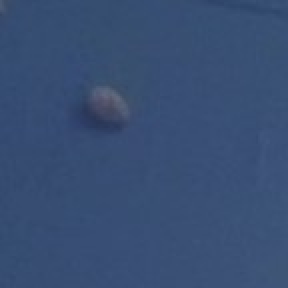
#> input picture Training/0/01.jpg, 144 x 144 px (shown 2 times larger); its folder holds 3 pictures in this run
$ python convert_data.py   (Python 2 division)   (older library calls are emulated)
#> lines starting #> are read from the running program, lines starting #| are printed output that depends on the picture
#!/usr/bin/env python
#coding=utf-8

'''
This script read all the files with given postfix image
and save label and image data in a ".mat" file.
Names of the images contain labels. For example in "DanJ_060_000.jpg",
60 and 0 are chosen as the label.

'''
import os
import cv2
import scipy.io as scio
import numpy as np

def case_insensitive_sort(liststring):
        listtemp = [(x.lower(),x) for x in liststring]
        listtemp.sort()
        return [x[1] for x in listtemp]

class ScanFile(object):
    def __init__(self,directory,prefix=None,postfix=None):
        self.directory=directory
        self.prefix=prefix
        self.postfix=postfix

    def scan_files(self):

        print "Scan started!"
        files_list=[]

        for dirpath,dirnames,filenames in os.walk(self.directory):
            '''''
            dirpath is a string, the path to the directory.
            dirnames is a list of the names of the subdirectories in dirpath (excluding '.' and '..').
            filenames is a list of the names of the non-directory files in dirpath.
            '''
	    counter = 0
	    list=[]
            for special_file in filenames:
                if self.postfix:
                    special_file.endswith(self.postfix)
                    files_list.append(os.path.join(dirpath,special_file))
                elif self.prefix:
                    special_file.startswith(self.prefix)
                    files_list.append(os.path.join(dirpath,special_file))
                else:
		    counter += 1
		    list.append(os.path.join(dirpath,special_file))
                    #files_list.append(os.path.join(dirpath,special_file))
		    #print counter


	    if counter > 2:
		    print "Found ",counter," files"
		    files_list.extend(list)
#> pass 2 of the loop in scan_files, `for dirpath,dirnames,filenames in os.walk(self.directory):`:
#> pass 3 of the loop in scan_files, `for dirpath,dirnames,filenames in os.walk(self.directory):`:

        files_list=case_insensitive_sort(files_list)

        return files_list

    def scan_subdir(self):
        subdir_list=[]
        for dirpath,dirnames,files in os.walk(self.directory):
            subdir_list.append(dirpath)
        return subdir_list

if __name__=="__main__":

    sobel_mode = 0 #NOTE: change the path below

    dir="/home/clarence/Desktop/OceanMiner/Training"
    #dir="/home/clarence/Desktop/OceanMiner/Testing"

    save_fn = '/home/clarence/Desktop/OceanMiner/Training/training_data_ocean_miner_48_48_gray.mat'
    #save_fn = "/home/clarence/Desktop/OceanMiner/Testing/testing_data_ocean_miner_48_48_gray.mat"
    #save_fn = '/home/clarence/Desktop/OceanMiner/Training/training_data_ocean_miner_48_48_sobel.mat'
    #save_fn = '/home/clarence/Desktop/OceanMiner/Testing/testing_data_ocean_miner_48_48_sobel.mat'


    scan=ScanFile(dir)
    #subdirs=scan.scan_subdir()
    files=scan.scan_files()
    #print files

    #get numbers of .jpg
    files_num = 0
    for file in files:
        if os.path.splitext(file)[1] == '.png' or os.path.splitext(file)[1] == '.jpg':
            files_num += 1

    print files_num

    #cv2.namedWindow("Image")

    image_row = 48
    image_col = 48


    data_array = np.ones( (files_num,image_row*image_col), dtype=np.int16 )
    label_array = np.ones( (files_num,1), dtype=np.int16 )

    counter = 0

    for file in files:
        if os.path.splitext(file)[1] == '.png' or os.path.splitext(file)[1] == '.jpg':
            #print file
            img = cv2.imread(file,1)
#> img is the input picture: shape (144, 144, 3); mean B, G, R 115.3, 78.5, 56.2
            img_gray = cv2.cvtColor(img, cv2.COLOR_BGR2GRAY)
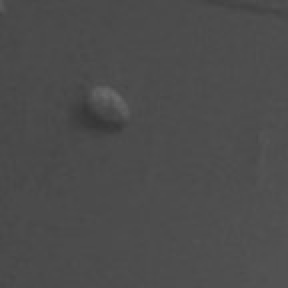
#> img_gray: shape (144, 144) (shown 2 times larger); min 54, max 105, mean 76.2
            img_standard =cv2.resize(img_gray,(image_row,image_col),interpolation=cv2.INTER_CUBIC)
            img_sobel = cv2.Sobel(img_standard,cv2.CV_8U,1,0,ksize=3)
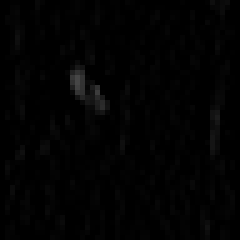
#> img_sobel: shape (48, 48) (shown 5 times larger); min 0, max 70, mean 2.4
            #img_sobel2 = cv2.Sobel(img_standard,cv2.CV_8U,0,1,ksize=3)

            label = file.split('/')[-2] .split('/')[-1]
            print label

            label_array[counter, 0] = int(label)


            for i in range(image_row):
                for j in range(image_col):
                    if sobel_mode == 1:
                        data_array[counter,i*image_row+j] = img_sobel[i,j] #/ 2 + img_sobel2[i,j] / 2
                    else:
                        data_array[counter,i*image_row+j] = img_standard[i,j]

            counter += 1

            if sobel_mode == 1:
                cv2.imshow("Image", img_sobel)
            else:
                cv2.imshow("Image", img_standard)
            cv2.waitKey(10)
#> pass 2 of the loop `for file in files:`:
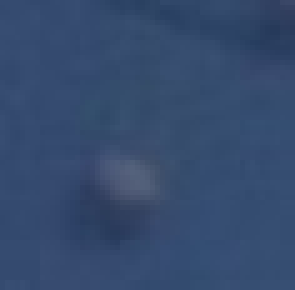
#> input picture Training/0/02.jpg, 59 x 58 px (shown 5 times larger)
#> img is the input picture: shape (58, 59, 3); mean B, G, R 109.8, 74.8, 53
#> `img_gray = cv2.cvtColor(img, cv2.COLOR_BGR2GRAY)`:
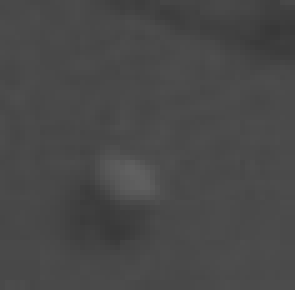
#> img_gray: shape (58, 59) (shown 5 times larger); min 56, max 97, mean 72.4
#> `img_sobel = cv2.Sobel(img_standard,cv2.CV_8U,1,0,ksize=3)`:
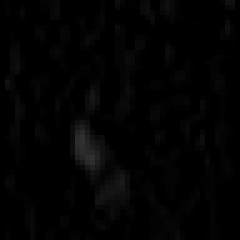
#> img_sobel: shape (48, 48) (shown 5 times larger); min 0, max 48, mean 2.6
#> pass 3 of the loop `for file in files:`:
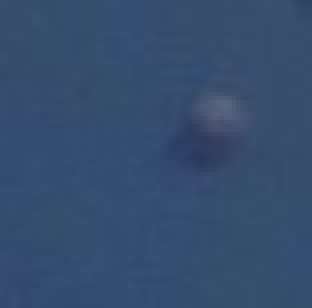
#> input picture Training/0/03.jpg, 78 x 77 px (shown 4 times larger)
#> img is the input picture: shape (77, 78, 3); mean B, G, R 110.7, 77, 53.8
#> `img_gray = cv2.cvtColor(img, cv2.COLOR_BGR2GRAY)`:
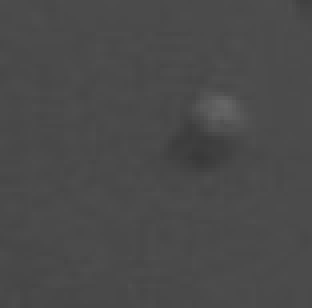
#> img_gray: shape (77, 78) (shown 4 times larger); min 57, max 102, mean 74
#> `img_sobel = cv2.Sobel(img_standard,cv2.CV_8U,1,0,ksize=3)`:
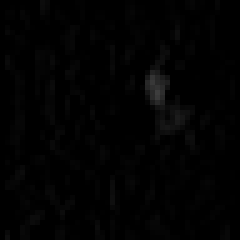
#> img_sobel: shape (48, 48) (shown 5 times larger); min 0, max 61, mean 2.2

    scio.savemat(save_fn, {'image': data_array,'label': label_array}) #save as mat file with two variables
